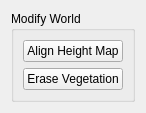
<?xml version="1.0" encoding="UTF-8"?>
<ui version="4.0">
 <class>CRoadPanel</class>
 <widget class="QWidget" name="CRoadPanel">
  <property name="geometry">
   <rect>
    <x>0</x>
    <y>0</y>
    <width>128</width>
    <height>103</height>
   </rect>
  </property>
  <layout class="QVBoxLayout" name="verticalLayout">
   <item>
    <widget class="QGroupBox" name="groupBox">
     <property name="title">
      <string>Modify World</string>
     </property>
     <layout class="QVBoxLayout" name="verticalLayout_2">
      <item>
       <widget class="QPushButton" name="ALIGN_HM">
        <property name="text">
         <string>Align Height Map</string>
        </property>
       </widget>
      </item>
      <item>
       <widget class="QPushButton" name="ROAD_ERASEVEG">
        <property name="text">
         <string>Erase Vegetation</string>
        </property>
       </widget>
      </item>
     </layout>
    </widget>
   </item>
  </layout>
 </widget>
 <resources/>
 <connections/>
</ui>
